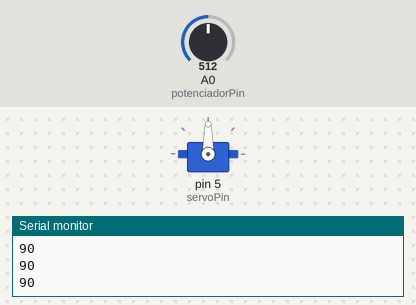
Bench run of a sketch on a simulated Arduino Uno, built with avr-gcc and run on an emulated ATmega328P. On the bench: servo, the last lines printed to the serial monitor. Inputs (shaded band) come from the test bench; at power-on: A0 (potenciadorPin) = 512.

Above: at 1.2 s.
1.3 s: A0 (potenciadorPin) set to 716
At 2.4 s:
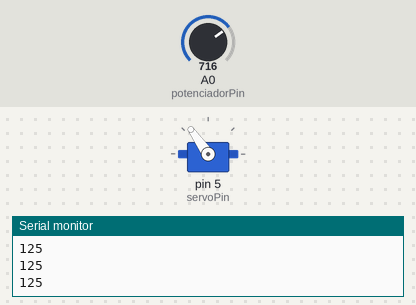
2.8 s: A0 (potenciadorPin) set to 900
At 4.0 s:
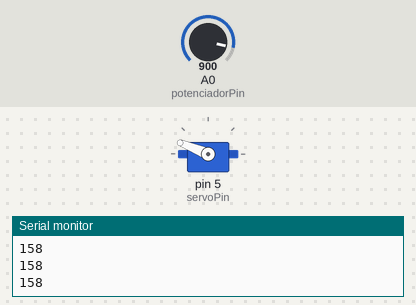
4.3 s: A0 (potenciadorPin) set to 1023
At 5.5 s:
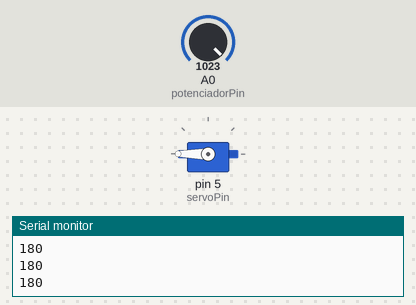
5.8 s: A0 (potenciadorPin) set to 306
At 7.0 s:
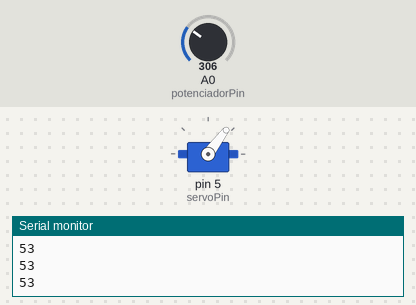
7.3 s: A0 (potenciadorPin) set to 122
At 8.1 s:
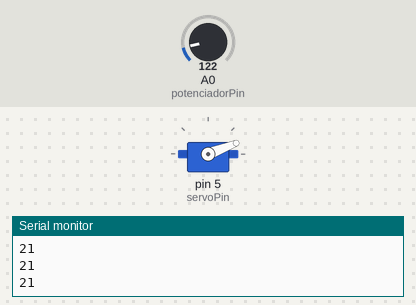
8.8 s: A0 (potenciadorPin) set to 0
At 9.6 s:
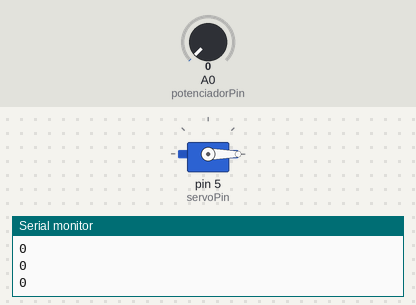
Timing chart, 0 to 11.3 s (numbered marks = the images above; inputs shaded):
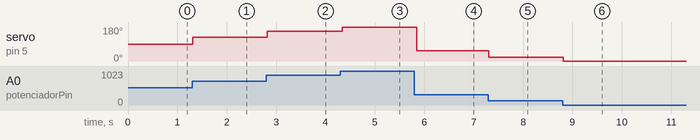

Measured:
- after the input at 1.3 s, servo on pin 5 (servoPin): 90° → 125° at once
- after the input at 2.8 s, servo on pin 5 (servoPin): 125° → 158° at once
- after the input at 4.3 s, servo on pin 5 (servoPin): 158° → 180° at once
- after the input at 5.8 s, servo on pin 5 (servoPin): 180° → 53° after 0.05 s
- after the input at 7.3 s, servo on pin 5 (servoPin): 53° → 21° at once
- after the input at 8.8 s, servo on pin 5 (servoPin): 21° → 0° at once

The sketch:

Main.ino
```cpp
#include <Servo.h>

int servoPin = 5;
int potenciadorPin = 0;

int valorActual = 0;

Servo servo;

void setup()
{
    Serial.begin(115200);
    servo.attach(servoPin);
    Serial.print("ALO");
}

void loop()
{
    valorActual = analogRead(potenciadorPin);
    valorActual = map(valorActual, 0, 1023, 0, 180);
    servo.write(valorActual);
    Serial.println(valorActual);
    delay(50);
}
```
